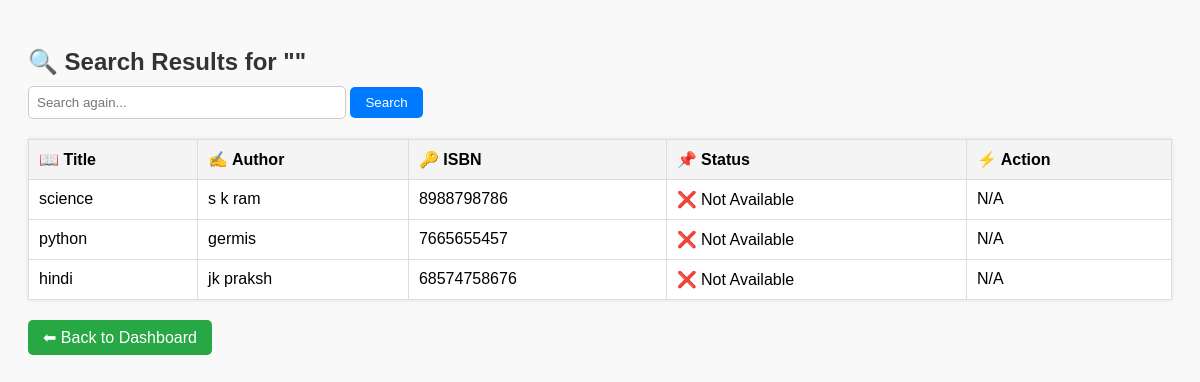
Screenshot of /search_books (signed in) with the database file from the repository.
### tables this page shows
CREATE TABLE books (
                            id INTEGER PRIMARY KEY AUTOINCREMENT,
                            title TEXT NOT NULL,
                            author TEXT NOT NULL,
                            isbn TEXT UNIQUE NOT NULL,
                            available INTEGER DEFAULT 1
                        );

### app.py (the view)
@app.route("/search_books", methods=["GET"])
def search_books():
    query = request.args.get("q", "").strip()
    conn = get_db()
    cur = conn.cursor()
    cur.execute("SELECT * FROM books WHERE title LIKE ? OR author LIKE ?",
                (f"%{query}%", f"%{query}%"))
    results = cur.fetchall()
    conn.close()
    return render_template("search_results.html", results=results, query=query)

### app.py (called while the page is built)
def get_db():
    conn = sqlite3.connect(DB_NAME)
    conn.row_factory = sqlite3.Row
    return conn

### templates/search_results.html (shortened to what this page needs)
<!DOCTYPE html>
<html lang="en">
<head>
</head>
<body>
    <h2>🔍 Search Results for "{{ query }}"</h2>
    <form method="get" action="{{ url_for('search_books') }}">
        <input type="text" name="q" value="{{ query }}" placeholder="Search again...">
        <button type="submit">Search</button>
    </form>
    {% if results %}
        <table>
            <tr>
                <th>📖 Title</th>
                <th>✍ Author</th>
                <th>🔑 ISBN</th>
                <th>📌 Status</th>
                <th>⚡ Action</th>
            </tr>
            {% for book in results %}
            <tr>
                <td>{{ book['title'] }}</td>
                <td>{{ book['author'] }}</td>
                <td>{{ book['isbn'] }}</td>
                <td>
                    {% if book['available'] == 1 %}
                        ✅ Available
                    {% else %}
                        ❌ Not Available
                    {% endif %}
                </td>
                <td>
                    {% if book['available'] == 1 %}
                        <a href="{{ url_for('borrow_book', book_id=book['id']) }}">📕 Borrow</a>
                    {% else %}
                        N/A
                    {% endif %}
                </td>
            </tr>
            {% endfor %}
        </table>
    {% else %}
        <p>⚠️ No books found matching "{{ query }}".</p>
    {% endif %}
    <a href="{{ url_for('student_dashboard', name=session.get('student_name')) }}" class="back">⬅ Back to Dashboard</a>
</body>
</html>

### templates/search_results.html (style rules this page uses)
body { font-family: Arial, sans-serif; padding: 20px; background: #f9f9f9; }
h2 { color: #333; margin-bottom: 10px; }
form { margin-bottom: 20px; }
input[type="text"] { padding: 8px; width: 300px; border: 1px solid #ccc; border-radius: 5px; }
button { padding: 8px 15px; background: #007bff; color: white; border: none; border-radius: 5px; cursor: pointer; }
table { width: 100%; border-collapse: collapse; margin-top: 15px; background: white; box-shadow: 0 0 5px rgba(0,0,0,0.1); }
th, td { padding: 10px; border: 1px solid #ddd; text-align: left; }
th { background: #f4f4f4; }
a { text-decoration: none; color: blue; }
.back { margin-top: 20px; display: inline-block; background: #28a745; color: white; padding: 8px 15px; border-radius: 5px; }

### rows the page displays
books: title "science", author "s k ram", isbn "8988798786", available "❌ Not Available"
books: title "python", author "germis", isbn "7665655457", available "❌ Not Available"
books: title "hindi", author "jk praksh", isbn "68574758676", available "❌ Not Available"
